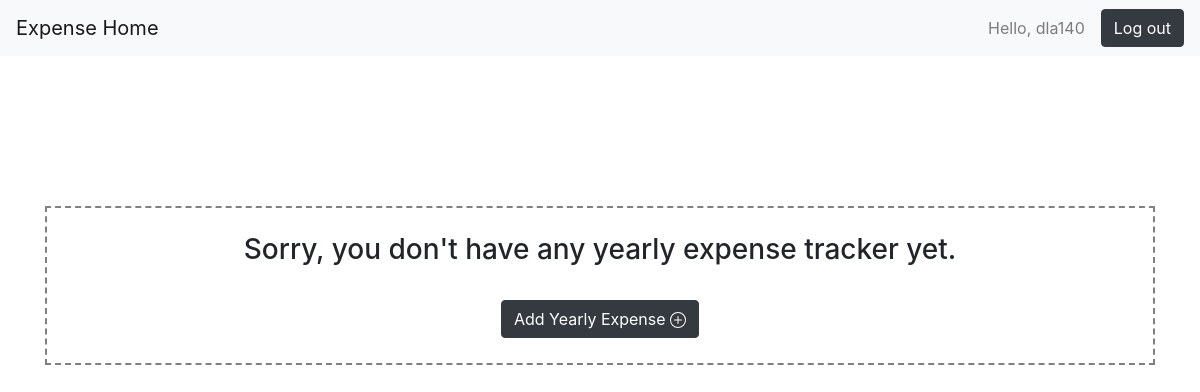
The page / (signed in) on the database as committed earlier.
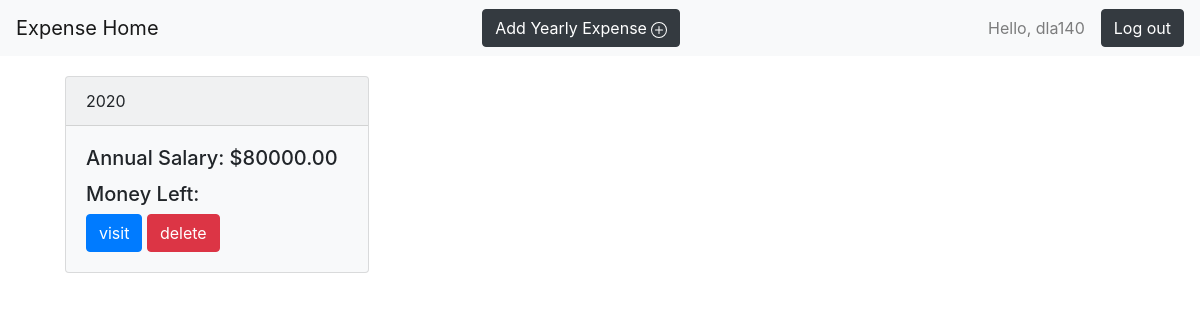
The same page on the database as committed later.
### expense_app/models.py (models this page shows, shortened)
class Year_Expense(models.Model):
    user = models.ForeignKey(User, on_delete=models.CASCADE, default='')
    year = models.CharField(max_length=100)
    annual_salary = models.DecimalField(max_digits=10, decimal_places=2)

### expense_app/views.py (the view)
# urls.py: path('', views.expense_home, name='home'),
@login_required(login_url='login')
def expense_home(request):
    if request.method == 'POST':
        form = YearExpenseForm(request.POST)
        print(form)
        if form.is_valid():
            year_expense_model = form.save(commit=False)
            year_expense_model.user = request.user
            year_expense_model.save()
            year_expense = Year_Expense.objects.filter(user=request.user)
            return render(request, 'expense_home.html', {'year_expense': year_expense})
        else:
            return redirect('home')
    else:
        year_expense = Year_Expense.objects.filter(user=request.user)
        return render(request, 'expense_home.html', {'year_expense':year_expense})

### expense_app/templates/expense_home.html (shortened to what this page needs)
{% extends 'expense_base.html' %}
{% block content %}
<nav class="navbar navbar-light bg-light">
    <a href="{% url 'home' %}"class="navbar-brand">Expense Home</a>
    {% if year_expense %}
        <a class="btn btn-dark" data-toggle="modal" data-target="#exampleModal">
            <span>Add Yearly Expense</span>
        </a>
    {% endif %}
    <form class="form-inline">
        <span class="navbar-text" style="margin-right: 1rem;">Hello, {{request.user}} </span>
        <a class="btn btn-dark" href="{% url 'logout' %}">Log out</a>
    </form>
</nav>
{% if year_expense %}
    <div class="container">
        <div class="card-columns">
            {% for each_year in year_expense%}
            <div class="card bg-light mb-3 card-margin" style="max-width: 19rem; max-height: 20rem;">
                <div class="card-header">{{ each_year.year }}</div>
                <div class="card-body">
                <h5 class="card-title">Annual Salary: ${{ each_year.annual_salary }}</h5>
                <h5 class="card-text"> Money Left:</h5>
                <a href="{% url 'expense_month' each_year.id %}" class="btn btn-primary">visit</a>
                <a href="{% url 'year_expense_delete' each_year.id %}" class="btn btn-danger">delete</a>
                </div>
            </div>
            {% endfor %}
        </div>
    </div>
{% else %}
    <div class="container">
        <div class="noproject-wrapper center">
            <h3 class="noproject-wrapper-text">
                Sorry, you don't have any yearly expense tracker yet.
            </h3>
            <a class="btn btn-dark noproject-wrapper-button" data-toggle="modal" data-target="#exampleModal">
                <span>Add Yearly Expense</span>
            </a>
        </div>
    </div>
{% endif %}
{% endblock %}

Rows that differ between the two databases and show on the page:
added Year_Expense: year "2020", annual_salary "80000.00"
Other text that changed with them:
text no longer shown: "Sorry, you don't have any yearly expense tracker yet."
